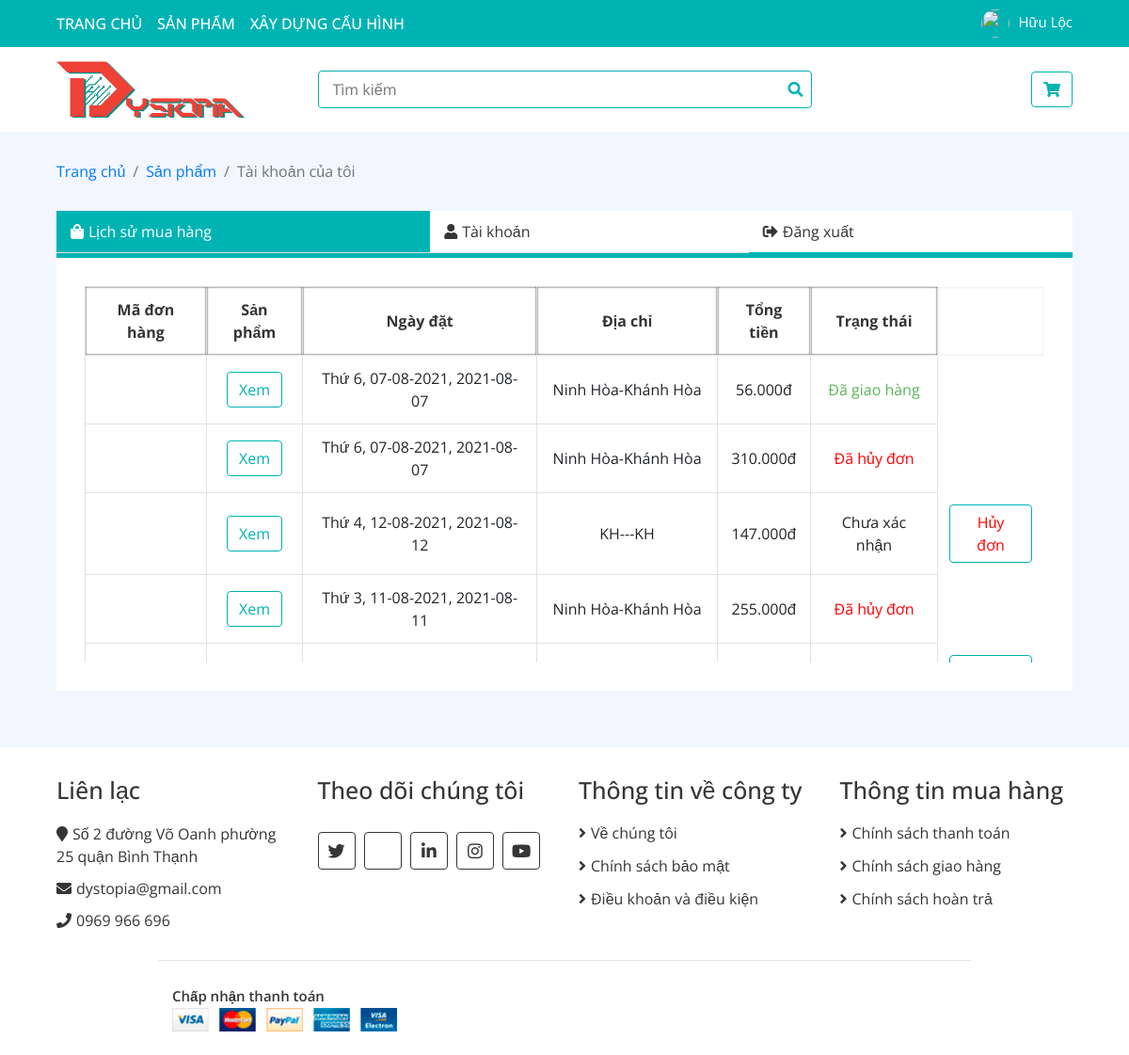
The page /my-account.php (signed in) on the database its author committed.
### tables this page shows
CREATE TABLE `transaction` (
  `id` bigint(20) NOT NULL,
  `status` tinyint(4) NOT NULL DEFAULT 0,
  `address` varchar(50) NOT NULL,
  `user_id` int(11) NOT NULL DEFAULT 0,
  `user_name` varchar(50) NOT NULL,
  `user_email` varchar(50) NOT NULL,
  `user_phone` varchar(20) NOT NULL,
  `amount` text NOT NULL DEFAULT '0',
  `product_id` varchar(255) NOT NULL,
  `payment` varchar(32) NOT NULL,
  `message` varchar(255) NOT NULL,
  `date` datetime NOT NULL DEFAULT '1900-01-01 00:00:00'
);

### my-account.php (the view, shortened to what this page needs)
<?php
    require_once('moneyPoint.php');
    if(isset($_SESSION['name']) && isset($_SESSION['id'])){
        $eachPartName = preg_split("/\ /",$_SESSION['name']);
        $countName = count($eachPartName);
        if($countName == 1){
            $name = $eachPartName[$countName-1];
        }
        else{
            $name = $eachPartName[$countName-2] . " " . $eachPartName[$countName-1];
        }
        $user_id = $_SESSION['id'];
    }
    else{
        header('Location: index.php');
    }
    $dbhost = 'localhost:33066';
    $dbuser = 'root';
    $dbpass = '';
    $conn = new mysqli($dbhost, $dbuser, $dbpass, "database");
    mysqli_set_charset($conn,"utf8");
?>
<!DOCTYPE html>
<html lang="en">
    <head>
        <link href="https://stackpath.bootstrapcdn.com/bootstrap/4.4.1/css/bootstrap.min.css" rel="stylesheet">
        <link href="https://cdnjs.cloudflare.com/ajax/libs/font-awesome/5.10.0/css/all.min.css" rel="stylesheet">
        <link href="lib/slick/slick.css" rel="stylesheet">
        <link href="lib/slick/slick-theme.css" rel="stylesheet">
        <link href="css/style.css" rel="stylesheet">
        <link href="css/base.css" rel="stylesheet">
    </head>
    <body>
        <div class="nav">
            <div class="container-fluid">
                <nav class="navbar navbar-expand-md bg-dark navbar-dark">
                    <div class="collapse navbar-collapse justify-content-between" id="navbarCollapse">
                        <div class="navbar-nav mr-auto">
                            <a href="login.php" class="nav-item nav-link">Trang chủ</a>
                            <a href="product-list.php" class="nav-item nav-link">Sản phẩm</a>
                            <a href="custom-pc.html" class="nav-item nav-link">Xây dựng cấu hình</a>
                        </div>
                        <div class="navbar-nav ml-auto">
                            <div class="header__navbar-item header__navbar-user">
                                <img class = "avatar-img" src="img/avatar.jpg"/>
                                <span class="header__navbar-user-name"><?php echo $name;?></span>
                            </div>
                        </div>
                    </div>
                </nav>
            </div>
        </div>
        <div class="bottom-bar">
            <div class="container-fluid">
                <div class="row align-items-center">
                    <div class="col-md-3">
                        <div class="logo">
                            <a href="login.php">
                                <img src="img/logo.png" alt="Logo">
                            </a>
                        </div>
                    </div>
                    <form method="get" action="product-list.php?" class="col-md-6">
                        <div class="search">
                            <input type="text" placeholder="Tìm kiếm" name="search">
                            <button><i class="fa fa-search" type="submit"></i></button>
                        </div>
                    </form>
                    <div class="col-md-3">
                        <div class="user">
                        <a href="cart.php" class="btn cart">
                            <i class="fa fa-shopping-cart"></i>
                        </a>
                        </div>
                    </div>
                </div>
            </div>
        </div>
        <div class="breadcrumb-wrap">
            <div class="container-fluid">
                <ul class="breadcrumb">
                    <li class="breadcrumb-item"><a href="login.php">Trang chủ</a></li>
                    <li class="breadcrumb-item"><a href="product-list.php">Sản phẩm</a></li>
                    <li class="breadcrumb-item active">Tài khoản của tôi</li>
                </ul>
            </div>
        </div>
        <div class="my-account">
            <div class="container-fluid">
                <div class="row">
                    <div class="col-md-12">
                        <div class="nav flex-column nav-pills" role="tablist" aria-orientation="vertical">
                            <a class="nav-link active" id="orders-nav" data-toggle="pill" href="#orders-tab" role="tab"><i class="fa fa-shopping-bag"></i>Lịch sử mua hàng</a>
                            <a class="nav-link" id="account-nav" data-toggle="pill" href="#account-tab" role="tab"><i class="fa fa-user"></i>Tài khoản</a>
                            <a class="nav-link" href="logout.php"><i class="fa fa-sign-out-alt"></i>Đăng xuất</a>
                        </div>
                    </div>
                    <div class="col-md-12">
                        <div class="tab-content">
                            <div class="tab-pane fade show active" id="orders-tab" role="tabpanel" aria-labelledby="orders-nav">
                                <div class="table-responsive" style="overflow-y: auto; height: 400px;">
                                    <table class="table table-bordered" style="border-collapse: collapse; width: 100%;">
                                        <thead class="thead-dark" style="position: sticky; top: 0;">
                                            <tr>
                                                <th style="box-shadow: inset 0 0 2px #000000;">Mã đơn hàng</th>
                                                <th style="box-shadow: inset 0 0 2px #000000;">Sản phẩm</th>
                                                <th style="box-shadow: inset 0 0 2px #000000;">Ngày đặt</th>
                                                <th style="box-shadow: inset 0 0 2px #000000;">Địa chỉ</th>
                                                <th style="box-shadow: inset 0 0 2px #000000;">Tổng tiền</th>
                                                <th style="box-shadow: inset 0 0 2px #000000;">Trạng thái</th>
                                                <th style = "border-color: white white white white;"></th>
                                            </tr>
                                        </thead>
                                        <tbody>
                                            <?php
                                                $sqlTransaction = "SELECT * FROM `transaction` WHERE user_id = $user_id";
                                                $rs1 = $conn->query($sqlTransaction);
                                                while($row = $rs1->fetch_assoc()) {
                                                    echo "<tr>";
                                                    echo "<td>". $row["transaction_id"] ."</td>";
                                                    echo "<td><a class ='btn' href='submit-checkout.php?id_transaction=" . $row['transaction_id'] . "'>Xem</a></td>";
                                                    $dateTime = explode( ' ', $row["date"]);
                                                    echo "<td>". dayOfDate($dateTime[0]).", ". dateFormat($dateTime[0]).", ".$dateTime[0]."</td>";
                                                    echo "<td>". $row['address']."</td>";
                                                    echo "<td>". moneyPoint($row["payment"]) ."đ</td>";
                                                    echo "<td>". approveStatus($row["status"]) ."</td>";
                                                    if($row['status']<2){
                                                        echo "<td style='border-color: white white white white;'><a href='cancel-transaction.php?id=". $row['transaction_id'] ." 'class = 'fail-auth__form btn'>Hủy đơn</a></td>";
                                                    }
                                                    echo "</tr>";
                                                }
                                            ?>
                                        </tbody>
                                    </table>
                                </div>
                            </div>
                        </div>
                    </div>
                </div>
            </div>
        </div>
        <div class="footer">
            <div class="container-fluid">
                <div class="row">
                    <div class="col-lg-3 col-md-6">
                        <div class="footer-widget">
                            <h2>Liên lạc</h2>
                            <div class="contact-info">
                                <p><i class="fa fa-map-marker"></i>Số 2 đường Võ Oanh phường 25 quận Bình Thạnh</p>
                                <p><i class="fa fa-envelope"></i>dystopia@gmail.com</p>
                                <p><i class="fa fa-phone"></i>0969 966 696</p>
                            </div>
                        </div>
                    </div>
                    <div class="col-lg-3 col-md-6">
                        <div class="footer-widget">
                            <h2>Theo dõi chúng tôi</h2>
                            <div class="contact-info">
                                <div class="social">
                                    <a href=""><i class="fab fa-twitter"></i></a>
                                    <a href=""><i class="fab fa-faceproduct-f"></i></a>
                                    <a href=""><i class="fab fa-linkedin-in"></i></a>
                                    <a href=""><i class="fab fa-instagram"></i></a>
                                    <a href=""><i class="fab fa-youtube"></i></a>
                                </div>
                            </div>
                        </div>
                    </div>
                    <div class="col-lg-3 col-md-6">
                        <div class="footer-widget">
                            <h2>Thông tin về công ty</h2>
                            <ul>
                                <li><a href="#">Về chúng tôi</a></li>
                                <li><a href="#">Chính sách bảo mật</a></li>
                                <li><a href="#">Điều khoản và điều kiện</a></li>
                            </ul>
                        </div>
                    </div>
                    <div class="col-lg-3 col-md-6">
                        <div class="footer-widget">
                            <h2>Thông tin mua hàng</h2>
                            <ul>
                                <li><a href="#">Chính sách thanh toán</a></li>
                                <li><a href="#">Chính sách giao hàng</a></li>
                                <li><a href="#">Chính sách hoàn trả</a></li>
                            </ul>
                        </div>
                    </div>
                </div>
                <div class="row payment align-items-center">
                    <div class="col-md-6">
                        <div class="payment-method">
                            <h2>Chấp nhận thanh toán</h2>
                            <img src="img/payment-method.png" alt="Payment Method" />
                        </div>
                    </div>
                </div>
            </div>
        </div>
    </body>
</html>

### moneyPoint.php (shortened to what this page needs)
<?php
    function moneyPoint($money){
        $caseString = "";
        $thousandPoint = 3;
        $milionPoint = 6;
        $bilionPoint = 9;
        $thousandBilionPoint = 12;
        $milionBilionPoint = 15;
        $money_str = (string)$money;
        $money_str = strrev($money_str);
        $moneyLength = strlen($money_str);
        for($i = 0; $i < $moneyLength; $i++){
            if($i == $thousandPoint or $i == $milionPoint or $i == $bilionPoint or $i == $thousandBilionPoint or $i == $milionBilionPoint){
                $caseString .= ("." . $money_str[$i] ) ;
            }
            else{
                $caseString .= $money_str[$i];
            }
        }
        $money_point = strrev($caseString);
        return $money_point ;
    }
    function dayOfDate($date){
        $timestamp = strtotime($date);
        $day = date('w', $timestamp);
        if($day == '8'){
            return 'Chủ nhật ';
        }
        else {
            return 'Thứ ' . $day;
        }
    }
    function approveStatus($status){
        if($status == 0){
            return '<div>Chưa xác nhận</div>';
        }
        elseif($status == 1){
            return '<div class="succes-auth__form">Đã xác nhận</div>';
        }
        elseif ($status == 2) {
            return '<div class="progress-auth__form">Đang giao hàng</div>';
        }
        elseif ($status == 3) {
            return '<div class="succes-auth__form">Đã giao hàng</div>';
        }
        else{
        	return '<div class="fail-auth__form">Đã hủy đơn</div>';
        }
    }
    function dateFormat($date){
        $dateFormat = explode('-', $date);
        return ($dateFormat[2]. "-" . $dateFormat[1]. "-" .$dateFormat[0]);
    }
?>

### css/base.css (style rules this page uses)
* { margin: 0; padding: 0; border: 0; font-size: 100%; }
:root { --border-color: #dbdbdb; --text-color: #333; --primary-color: #00b3b3; --white-color: white; }

### rows shown on the page
transaction: date "Thứ 6", date "07-08-2021", date "2021-08-07", address "Ninh Hòa-Khánh Hòa", payment "56.000", status "Đã giao hàng"
transaction: date "Thứ 6", date "07-08-2021", date "2021-08-07", address "Ninh Hòa-Khánh Hòa", payment "310.000", status "Đã hủy đơn"
transaction: date "Thứ 4", date "12-08-2021", date "2021-08-12", address "KH---KH", payment "147.000", status "Chưa xác nhận"
transaction: date "Thứ 3", date "11-08-2021", date "2021-08-11", address "Ninh Hòa-Khánh Hòa", payment "255.000", status "Đã hủy đơn"

### other values the page prints
$name "Hữu Lộc"
